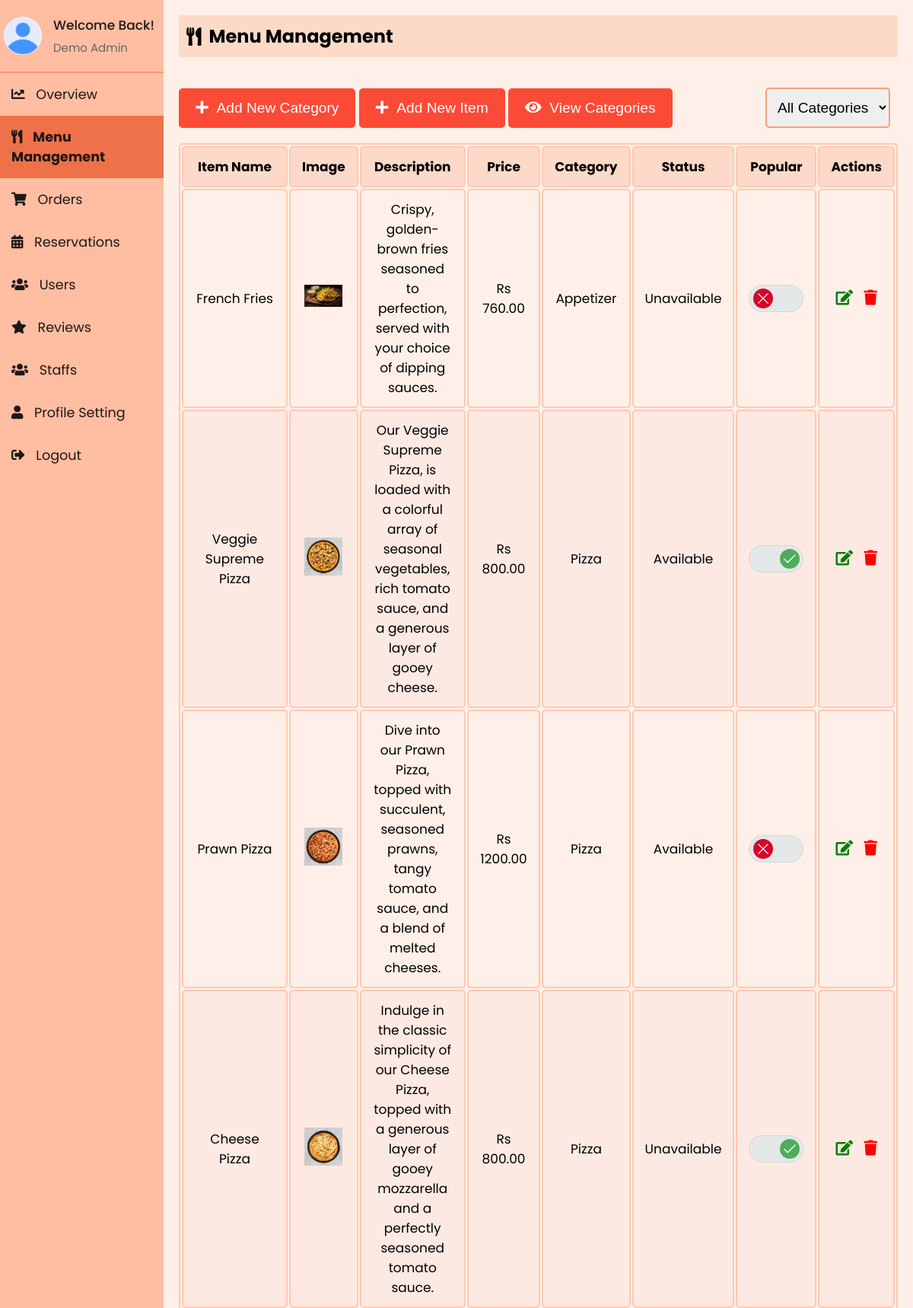
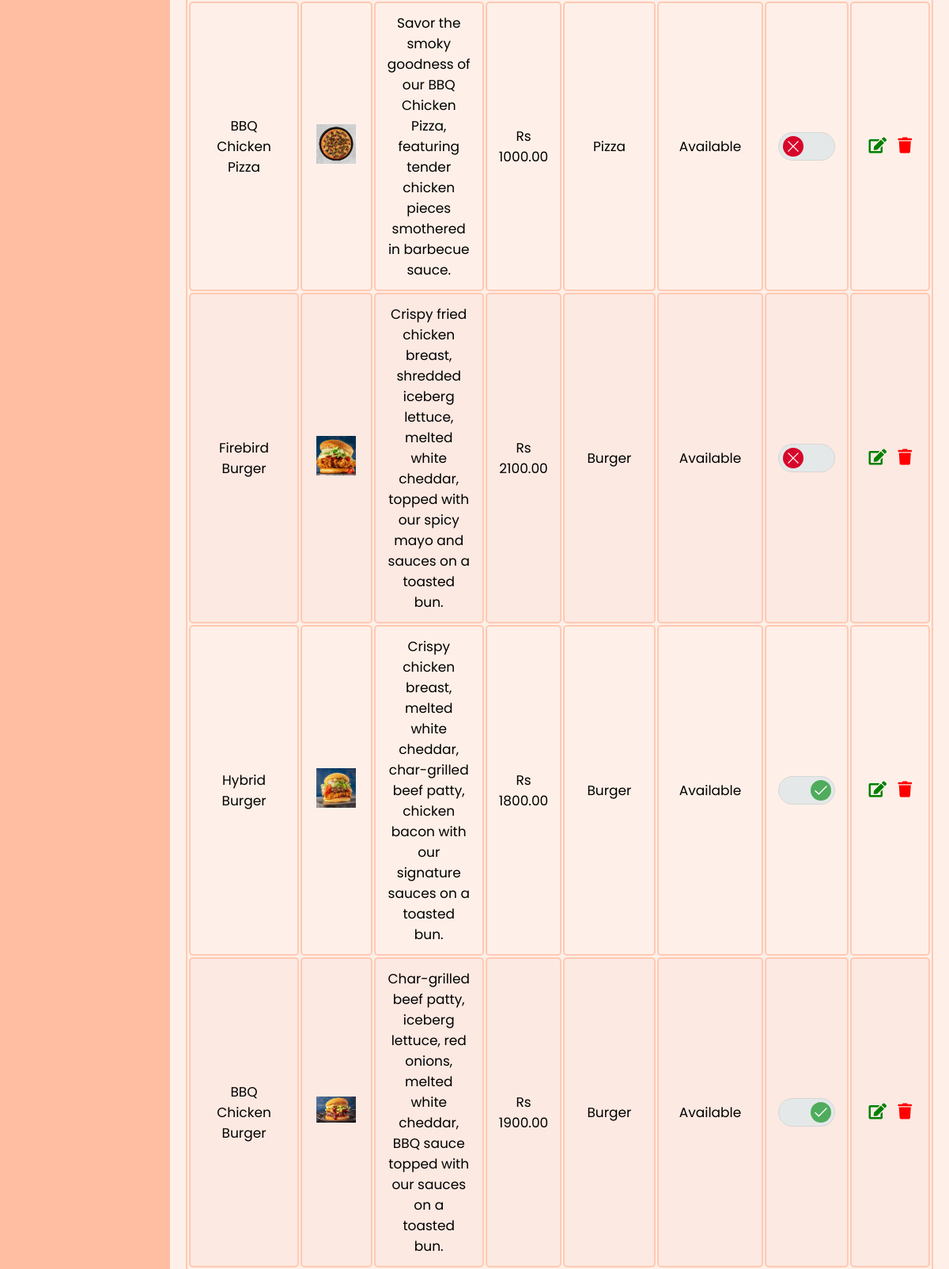
The page /Admin/admin_menu.php (signed in, upper part) on the database its author committed (2 pictures, top to bottom).
### tables this page shows
CREATE TABLE `staff` (
  `id` int(11) NOT NULL,
  `firstName` varchar(50) NOT NULL,
  `lastName` varchar(50) NOT NULL,
  `email` varchar(100) NOT NULL,
  `contact` varchar(15) DEFAULT NULL,
  `role` enum('superadmin','admin','delivery boy','waiter') NOT NULL,
  `password` varchar(255) NOT NULL,
  `createdAt` timestamp NOT NULL DEFAULT current_timestamp(),
  `updatedAt` timestamp NOT NULL DEFAULT current_timestamp() ON UPDATE current_timestamp(),
  `profile_image` varchar(255) NOT NULL DEFAULT 'default.jpg'
);

CREATE TABLE `menuitem` (
  `itemId` int(11) NOT NULL,
  `itemName` varchar(255) NOT NULL,
  `catName` varchar(255) NOT NULL,
  `price` decimal(10,2) NOT NULL,
  `status` enum('Available','Unavailable') NOT NULL DEFAULT 'Available',
  `description` varchar(255) NOT NULL,
  `image` varchar(255) NOT NULL,
  `dateCreated` timestamp NOT NULL DEFAULT current_timestamp(),
  `updatedDate` timestamp NOT NULL DEFAULT current_timestamp() ON UPDATE current_timestamp(),
  `is_popular` tinyint(1) DEFAULT 0
);

### Admin/sidebar.php (called while the page is built, shortened)
<?php
include 'db_connection.php';
$admin_email = isset($_SESSION['email']) ? $_SESSION['email'] : '';
function getAdminInfo($email)
{
  global $conn;
  $stmt = $conn->prepare("SELECT firstName, lastName, email, profile_image FROM staff WHERE email = ?");
  $stmt->bind_param("s", $email);
  $stmt->execute();
  $stmt->bind_result($firstName, $lastName, $email,  $profile_image);
  return [
    'firstName' => $firstName ?: '',
    'lastName' => $lastName ?: '',
    'email' => $email ?: '',
    'profile_image' => $profile_image ?: 'default.jpg'
  ];
}
$admin_info = getAdminInfo($admin_email);
?>

### Admin/admin_menu.php (the view, shortened to what this page needs)
<?php
include 'db_connection.php';
?>
<?php
include 'sidebar.php';
?>
<!DOCTYPE html>
<html lang="en">
<head>
    <link rel="stylesheet" href="https://cdnjs.cloudflare.com/ajax/libs/font-awesome/5.15.3/css/all.min.css">
    <link rel="stylesheet" href="sidebar.css">
    <link rel="stylesheet" href="admin_menu.css">
</head>
<body>
    <div class="sidebar">
        <div class="profile-section">
            <img src="../uploads/<?php echo htmlspecialchars($admin_info['profile_image']); ?>" alt="Profile Picture">
            <div class="info">
                <h3>Welcome Back!</h3>
                <p><?php echo htmlspecialchars($admin_info['firstName']) . ' ' . htmlspecialchars($admin_info['lastName']); ?></p>
            </div>
        </div>
        <ul>
            <li><a href="index.php"><i class="fas fa-chart-line"></i> Overview</a></li>
            <li><a href="admin_menu.php" class="active"><i class="fas fa-utensils"></i> Menu Management</a></li>
            <li><a href="admin_orders.php"><i class="fas fa-shopping-cart"></i> Orders</a></li>
            <li><a href="reservations.php"><i class="fas fa-calendar-alt"></i> Reservations</a></li>
            <li><a href="users.php"><i class="fas fa-users"></i> Users</a></li>
            <li><a href="reviews.php"><i class="fas fa-star"></i> Reviews</a></li>
            <li><a href="staffs.php"><i class="fas fa-users"></i> Staffs</a></li>
            <li><a href="profile.php"><i class="fas fa-user"></i> Profile Setting</a></li>
            <li><a href="logout.php"><i class="fas fa-sign-out-alt"></i> Logout</a></li>
        </ul>
    </div>
    <div class="content">
        <div class="header">
            <h2><i class="fas fa-utensils"></i> Menu Management</h2>
        </div>
        <div class="modal-row">
            <div>
                <button onclick="openModal()"><i class="fas fa-plus"></i> &nbsp;Add New Category</button>
                <button onclick="openItemModal()"> <i class="fas fa-plus"></i> &nbsp;Add New Item</button>
                <button onclick="openViewCategoryModal()"> <i class="fas fa-eye"></i> &nbsp;View Categories</button>
            </div>
            <div class="search-bar ">
                <select id="categoryFilter" onchange="filterCategories()">
                    <option value="">All Categories</option>
                </select>
            </div>
        </div>
        <table id="menuTable">
            <thead>
                <tr>
                    <th>Item Name</th>
                    <th>Image</th>
                    <th>Description</th>
                    <th>Price</th>
                    <th>Category</th>
                    <th>Status</th>
                    <th>Popular</th>
                    <th>Actions</th>
                </tr>
            </thead>
            <tbody>
                <?php
                include 'db_connection.php';
                $sql = "SELECT * FROM menuitem";
                $result = mysqli_query($conn, $sql);
                if (mysqli_num_rows($result) > 0) {
                    while ($row = mysqli_fetch_assoc($result)) {
                        $isPopularChecked = $row['is_popular'] ? 'checked' : '';
                        echo "<tr data-category='{$row['catName']}'>
                <td>{$row['itemName']}</td>
                <td><img src='../uploads/{$row['image']}' alt='{$row['itemName']}' width='50'></td>
                <td>{$row['description']}</td>
                <td>Rs {$row['price']}</td>
                <td>{$row['catName']}</td>
                <td>{$row['status']}</td>
                <td>
                    <div class='toggler'>
                        <input id='toggler-{$row['itemId']}' name='toggler-{$row['itemId']}' type='checkbox' value='1' $isPopularChecked onchange='togglePopular({$row['itemId']}, this)'>
                        <label for='toggler-{$row['itemId']}'>
                            <svg class='toggler-on' version='1.1' xmlns='http://www.w3.org/2000/svg' viewBox='0 0 130.2 130.2'>
                                <polyline class='path check' points='100.2,40.2 51.5,88.8 29.8,67.5'></polyline>
                            </svg>
                            <svg class='toggler-off' version='1.1' xmlns='http://www.w3.org/2000/svg' viewBox='0 0 130.2 130.2'>
                                <line class='path line' x1='34.4' y1='34.4' x2='95.8' y2='95.8'></line>
                                <line class='path line' x1='95.8' y1='34.4' x2='34.4' y2='95.8'></line>
                            </svg>
                        </label>
                    </div>
                </td>
                <td>
                    <button id='editbtn' onclick='openEditItemModal(this)' data-itemid='{$row['itemId']}' data-itemname='{$row['itemName']}' data-description='{$row['description']}' data-price='{$row['price']}' data-image='{$row['image']}' data-category='{$row['catName']}' data-status='{$row['status']}'><i class='fas fa-edit'></i></button>
                    <button id='deletebtn'  onclick=\"deleteItem('" . $row["itemId"] . "')\"><i class='fas fa-trash'></i></button>
                </td>
              </tr>";
                    }
                } else {
                    echo "<tr><td colspan='8' style='text-align: center;'>No menu items found</td></tr>";
                }
                ?>
            </tbody>
        </table>
    </div>
</body>
</html>

### Admin/sidebar.css (style rules this page uses)
* { margin: 0; padding: 0; box-sizing: border-box; }
body { background: #fef0e8; font-family: "Poppins", sans-serif; display: flex; flex-direction: row; margin: 0; }
.sidebar { width: 250px; background-color: #ffbda1; color: #1d1818; overflow: auto; position: relative; min-height: 100vh; font-size: 1.1rem }
.sidebar ul li a { display: block; padding: 15px; text-decoration: none; color: #1d1818; transition: background-color 0.3s; }
.sidebar ul li a.active { background-color:#ee7149; font-weight: bold; }
.sidebar ul li a i { margin-right: 10px; }
.sidebar ul { list-style-type: none; padding: 0; }
.content { flex: 1; padding: 20px; }
.header { padding: 10px; background-color: #fbdac7; margin-bottom: 20px; display: flex; align-items: center; }
.header h2 { display: flex; align-items: center; }
.header h2 i { margin-right: 10px; }
.profile-section { padding: 20px 5px 20px 5px; display: flex; align-items: center; border-bottom: 2px solid rgba(253, 108, 77, 0.5); }
.profile-section img { width: 50px; height: 50px; border-radius: 50%; margin-right: 15px; }
.profile-section .info { flex-grow: 1; }
.profile-section .info h3 { margin: 0; font-size: 17px; font-weight: 500; }
.profile-section .info p { margin: 5px 0 0; font-size: 15px; color: #666; }
.sidebar ul li a.active { font-weight: bold; }

### Admin/admin_menu.css (style rules this page uses)
* { margin: 0; padding: 0; }
body { background: #fef0e8; font-family: "Poppins", sans-serif; margin: 0; }
.content { flex: 1; padding: 20px; margin-bottom: 40px; }
table { width: 100%; border: 2px solid #ffc9b3; font-size: 17px; text-align: center; cursor: pointer; border-radius: 5px; }
table th, table td { padding: 12px 15px; border: 2px solid #ffc9b3; border-radius: 5px; }
table th { background-color: #fdd9c9; }
table tr:nth-of-type(even) { background-color: #fce9e2; }
.header { padding: 10px; background-color: #fbdac7; margin-bottom: 20px; display: flex; align-items: center; }
.modal-row { margin: 40px 0 20px 0; display: flex; align-items: center; justify-content: space-between; }
#editbtn, #deletebtn { font-size: 20px; background: none; border: none; padding: 0 0 0 0; outline: none; cursor: pointer; padding: 0 5px 0 5px; }
#editbtn { color: green; }
#deletebtn { color: red; }
.search-bar select, .search-bar button { padding: 13px 10px; margin-right: 10px; font-size: 1.2rem; border-radius: 5px; border: 2px solid #f4a178; cursor: pointer; outline: none; }
button { background-color: #fb4a36; color: white; border: 2px solid #fb4a36; padding: 13px 20px; cursor: pointer; border-radius: 5px; transition: all 0.3s ease; font-size: 1.2rem; }
.toggler { width: 72px; margin: 40px auto; }
.toggler label { display: block; position: relative; width: 72px; height: 36px; border: 1px solid #d6d6d6; border-radius: 36px; background: #e4e8e8; cursor: pointer; }
.toggler label::after { display: block; border-radius: 100%; background-color: #d7062a; content: ''; animation-name: toggler-size; animation-duration: 0.15s; animation-timing-function: ease-out; animation-direction: forwards; animation-iteration-count: 1; animation-play-state: running; }
.toggler label::after, .toggler label .toggler-on, .toggler label .toggler-off { position: absolute; top: 50%; left: 25%; width: 26px; height: 26px; transform: translateY(-50%) translateX(-50%); transition: left 0.15s ease-in-out, background-color 0.2s ease-out, width 0.15s ease-in-out, height 0.15s ease-in-out, opacity 0.15s ease-in-out; }
.toggler input:checked+label::after, .toggler input:checked+label .toggler-on, .toggler input:checked+label .toggler-off { left: 75%; }
.toggler input:checked+label::after { background-color: #50ac5d; animation-name: toggler-size2; }
.toggler .toggler-on, .toggler .toggler-off { opacity: 1; z-index: 2; }

### rows shown on the page
staff: profile_image (placeholder picture), firstName "Demo", lastName "Admin"
menuitem: itemName "French Fries", image (picture), description "Crispy, golden-brown fries seasoned to perfection, served with your choice of dipping sauces.", price "760.00", catName "Appetizer", status "Unavailable"
menuitem: itemName "Veggie Supreme Pizza", image (picture), description "Our Veggie Supreme Pizza, is loaded with a colorful array of seasonal vegetables, rich tomato sauce, and a generous layer of gooey cheese.", price "800.00", catName "Pizza", status "Available"
menuitem: itemName "Prawn Pizza", image (picture), description "Dive into our Prawn Pizza, topped with succulent, seasoned prawns, tangy tomato sauce, and a blend of melted cheeses.", price "1200.00", catName "Pizza", status "Available"
menuitem: itemName "Cheese Pizza", image (picture), description "Indulge in the classic simplicity of our Cheese Pizza, topped with a generous layer of gooey mozzarella and a perfectly seasoned tomato sauce.", price "800.00", catName "Pizza", status "Unavailable"
menuitem: itemName "BBQ Chicken Pizza", image (picture), description "Savor the smoky goodness of our BBQ Chicken Pizza, featuring tender chicken pieces smothered in barbecue sauce.", price "1000.00", catName "Pizza", status "Available"
menuitem: itemName "Firebird Burger", image (picture), description "Crispy fried chicken breast, shredded iceberg lettuce, melted white cheddar, topped with our spicy mayo and sauces on a toasted bun.", price "2100.00", catName "Burger", status "Available"
menuitem: itemName "Hybrid Burger", image (picture), description "Crispy chicken breast, melted white cheddar, char-grilled beef patty, chicken bacon with our signature sauces on a toasted bun.", price "1800.00", catName "Burger", status "Available"
menuitem: itemName "BBQ Chicken Burger", image (picture), description "Char-grilled beef patty, iceberg lettuce, red onions, melted white cheddar, BBQ sauce topped with our sauces on a toasted bun.", price "1900.00", catName "Burger", status "Available"
